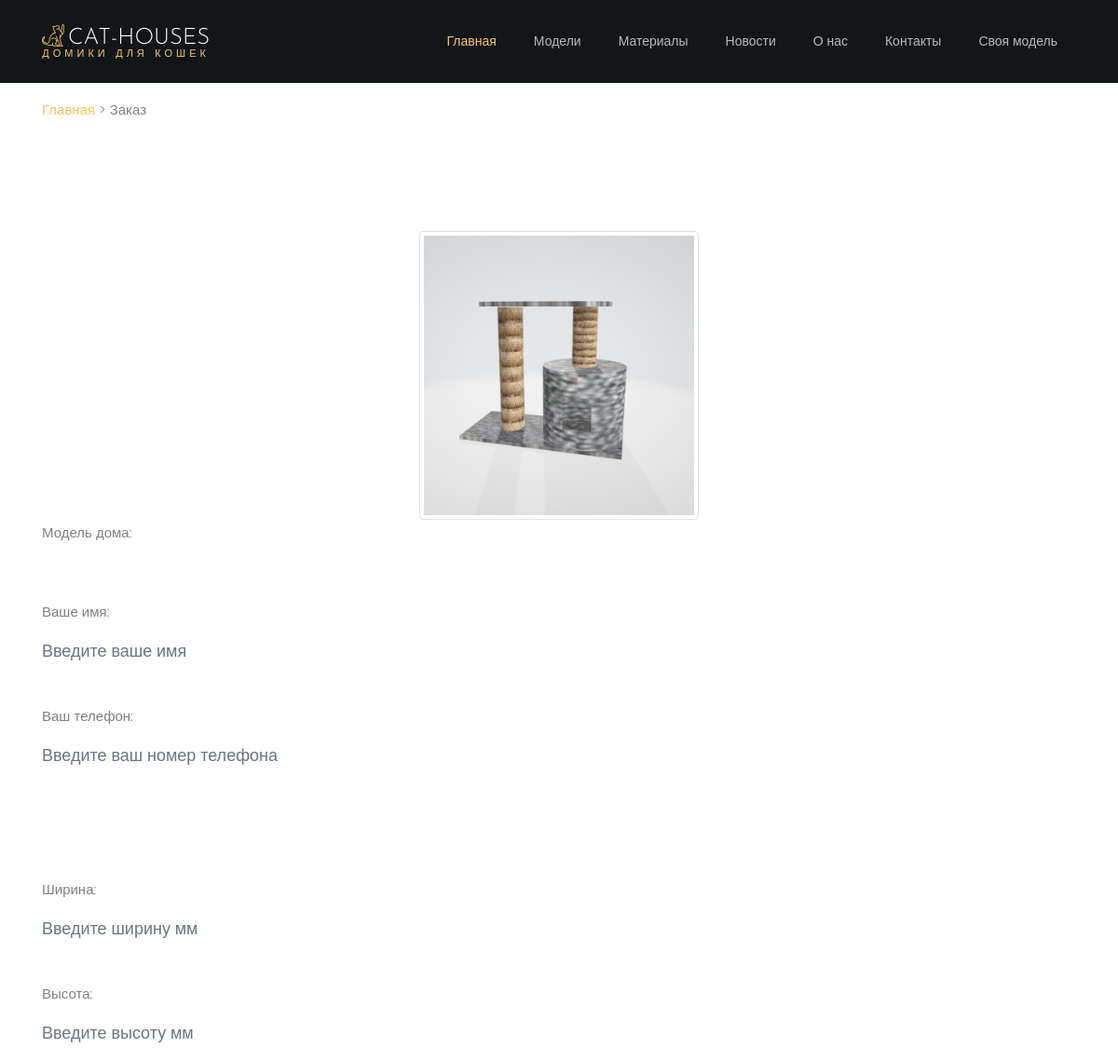
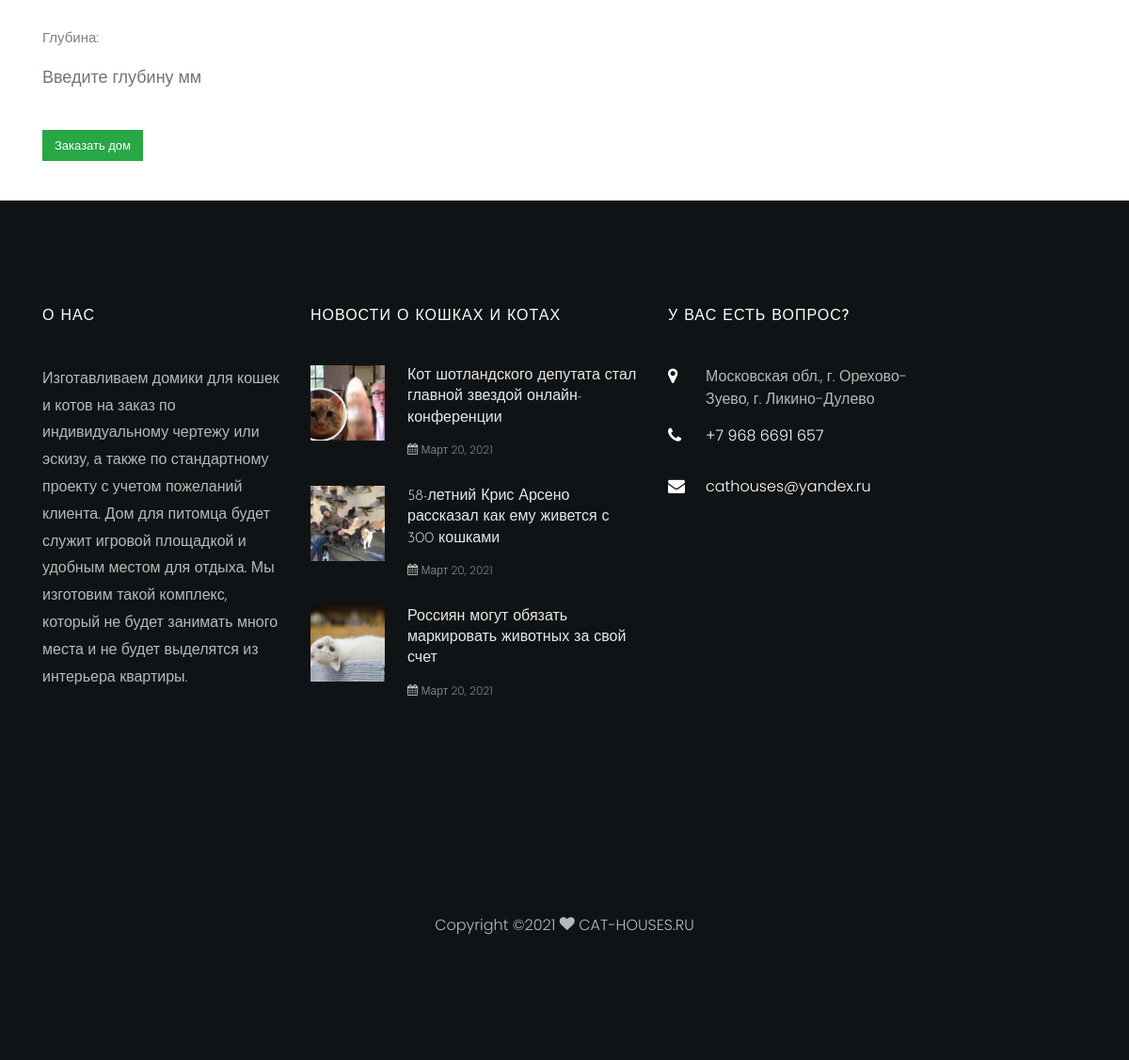
Screenshot of /product/house1/zakaz with the database file from the repository (2 pictures, top to bottom).
### main/models.py (models this page shows, shortened)
class Product(models.Model):
    title = models.CharField('Название', max_length=50)
    housenumber = models.CharField('Дом №', max_length=10, default=None)
    cenaot = models.CharField('Цена от', max_length=15, default='')
    minopisanie = models.TextField('Короткое описание', default=None)
    opisanie = models.TextField('Описание')
    model_house = models.FileField("Файл модели", upload_to="gltf/", null=True, blank=True)
    poster = models.ImageField("Изображение", upload_to="poster/")
    treemodel = models.TextField("Код модели")
    typedoma = models.CharField('Тип дома', max_length=5, null=True, blank=True, default='')
    url = models.SlugField(max_length=130, unique=True)
    class Meta:
        verbose_name = 'Продукцию'
        verbose_name_plural = 'Продукция'

class News(models.Model):
    title = models.CharField('Название', max_length=250)
    poster = models.ImageField("Постер", upload_to="poster/", default='')
    miniopisanie = models.TextField('Мини описание', null=True, blank=True, default='')
    opisanie = RichTextUploadingField()
    datapublic = models.DateField("Дата публикации")
    imagenews = models.ImageField("Изображение", upload_to="poster/", default='')
    url = models.SlugField(max_length=130, unique=True)
    def get_absolute_url(self):
        return reverse("newsfull", kwargs={"slug": self.url})
    class Meta:
        verbose_name = 'Новость'
        verbose_name_plural = 'Новости'

### main/views.py (the view, shortened to what this page needs)
# urls.py: path('product/<slug:slug>/zakaz', views.zakaz),
def zakaz(request, slug):
    error = ''
    housemodels = Product.objects.get(url=slug)
    domtitle = housemodels.title
    domnumber = housemodels.housenumber
    itoginfa = domtitle + ', Дом №' + domnumber
    modeldoma = {'name_house': itoginfa}
    form = ZakazForm(modeldoma, auto_id=False)
    context = {
        'form': form,
        'error': error,
        'housemodels': housemodels,
        'nomerdoma': domnumber
    }
    return render(request, 'main/zakazdoma.html', context)

### main/forms.py
class ZakazForm(ModelForm):
    class Meta:
        model = Zakazmodel
        fields = ["name", "telefon", "shirina", "visota", "glubina", "name_house"]
        widgets = {
            "name_house": TextInput(attrs={
                'class': 'form-control',
                'placeholder': 'Введите ваше имя'
            }),
            "name": TextInput(attrs={
                'class': 'form-control',
                'placeholder': 'Введите ваше имя',
            }),
            "telefon": TextInput(attrs={
                'class': 'form-control',
                'placeholder': 'Введите ваш номер телефона',
            }),
            "shirina": TextInput(attrs={
                'class': 'form-control',
                'placeholder': 'Введите ширину мм',
            }),
            "visota": TextInput(attrs={
                'class': 'form-control',
                'placeholder': 'Введите высоту мм',
            }),
            "glubina": TextInput(attrs={
                'class': 'form-control',
                'placeholder': 'Введите глубину мм'
            })
        }

### main/templatetags/news_tag.py (called while the page is built)
@register.inclusion_tag('main/tags/newsblock.html')
def get_news_tag():
    newsblockss = News.objects.order_by('-id')[:3]
    return {"newsblockss": newsblockss}

### main/templates/main/zakazdoma.html (shortened to what this page needs)
{% extends 'main/base.html' %}
{% block content %}
<section class="ftco-section contact-section">
    <div class="container">
        <a href="{% url 'home' %}">Главная</a> > Заказ
    <div style="text-align: center"/>
        <h1>Заказ дома {{ housemodels.title }}</h1>
        <h2>Дом для кота №{{ housemodels.housenumber }}</h2>
<img src="/media/{{ housemodels.poster }}" class="img-thumbnail" width="300px" height="300px"></div>
    <form method="post" enctype="multipart/form-data">
        Модель дома:
        {{ form.name_house }}
        Ваше имя:
        {{ form.name }}<br>
        Ваш телефон:
        {{ form.telefon}}<br>
        <div style="text-align: center"/><h3>Габариты места где будет стоять дом:</h3></div>
        <br>
        Ширина:
        {{ form.shirina}}<br>
        Высота:
        {{ form.visota}}<br>
        Глубина:
        {{ form.glubina}}<br>
        <button type="submit" class="btn btn-success">Заказать дом</button>
    </form>
    </div><br>
    </section>
{% endblock %}

### main/templates/main/tags/newsblock.html
{% for newsblock in newsblockss %}
<div class="block-21 mb-4 d-flex">
    <a href="{{ newsblock.get_absolute_url }}" class="blog-img mr-4" style="background-image: url(/media/{{ newsblock.poster }});"></a>
                <div class="text">
                  <h3 class="heading"><a href="{{ newsblock.get_absolute_url }}">{{ newsblock.title }}</a></h3>
                  <div class="meta">
                    <div><a href="{{ newsblock.get_absolute_url }}"><span class="icon-calendar"></span> {{newsblock.datapublic}}</a></div>
                  </div>
                </div>
              </div>
{% endfor %}

### main/static/main/css/icomoon.css (style rules this page uses)
[class^="icon-"], [class*=" icon-"] { font-family: 'icomoon' !important; speak: none; font-style: normal; font-weight: normal; font-variant: normal; text-transform: none; line-height: 1; -webkit-font-smoothing: antialiased; -moz-osx-font-smoothing: grayscale; }
.icon-calendar:before { content: "\f073"; }

### rows the page displays
Product: poster (picture)
News: get_absolute_url (picture), title "Кот шотландского депутата стал главной звездой онлайн-конференции", datapublic "Март 20, 2021"
News: get_absolute_url (picture), title "58-летний Крис Арсено рассказал как ему живется с 300 кошками", datapublic "Март 20, 2021"
News: get_absolute_url (picture), title "Россиян могут обязать маркировать животных за свой счет", datapublic "Март 20, 2021"
